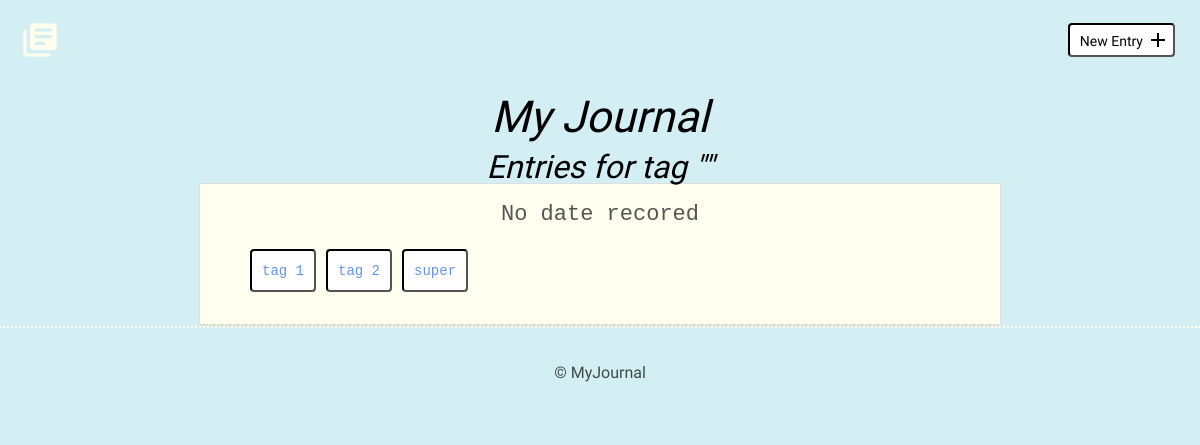
The page /tagEntries.php on the database as committed earlier.
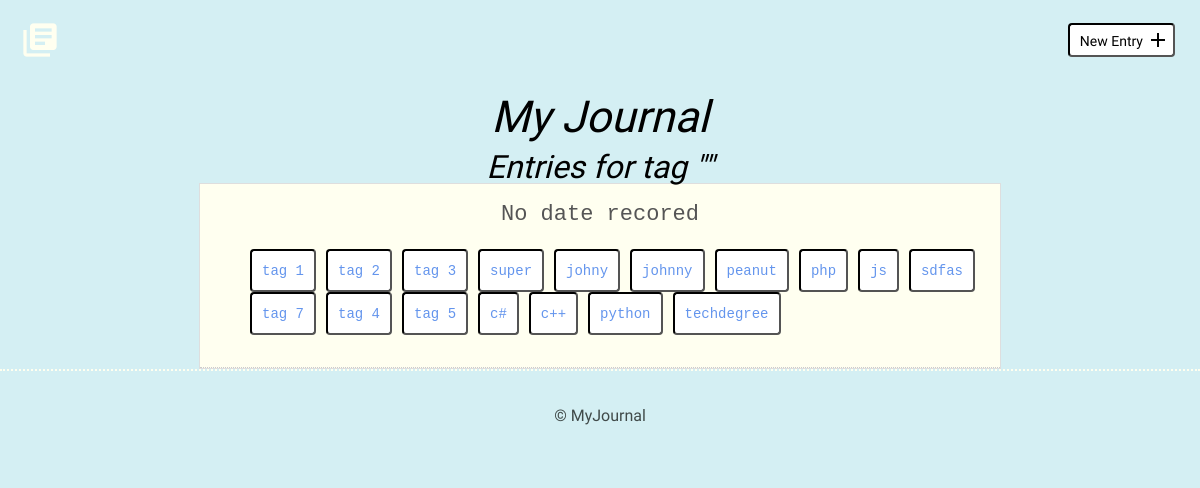
The same page on the database as committed later.
### tables this page shows
CREATE TABLE "tags" (
	"id"	INTEGER PRIMARY KEY AUTOINCREMENT UNIQUE,
	"name"	TEXT,
	"entries"	BLOB
);

### inc/Class_SqliteCommunicator.php (called while the page is built, shortened)
<?php
class Class_SqliteCommunicator
{
    private $pdo;
    private $dsn = NULL;
    private $dbUser = NULL;
    private $dbPass = NULL;
    public function __construct($dbUser = NULL, $dbPass = NULL)
    {
        $this->dbUser = $dbUser;
        $this->dbPass = $dbPass;
    }
    public function setPdoConnection(){
        try {
            if ($this->pdo === NULL) {
                if ($this->dbUser === NULL && $this->dbPass === NULL) {
                    $this->pdo = new PDO("sqlite:".$this->dsn);
                    $this->pdo->setAttribute(PDO::ATTR_ERRMODE,PDO::ERRMODE_EXCEPTION);
                    $this->pdo->exec( 'PRAGMA foreign_keys = ON;' );
                }
                else{
                    $this->pdo = new PDO($this->dsn, $this->dbUser, $this->dbPass);
                    $this->pdo->setAttribute(PDO::ATTR_ERRMODE,PDO::ERRMODE_EXCEPTION);
                    $this->pdo->exec( 'PRAGMA foreign_keys = ON;' );
                }
            }
        }
        catch (PDOException $e){
            echo "Unable to connect, please contact the administrator.";
            exit;
        }
    }
    public function setDsn($dsn)
    {
        $this->dsn = $dsn;
    }
    public function prepareAndExecuteStatement( $sql, $args){
        try {
            if ($this->pdo !== NULL):
                $prepared = $this->pdo->prepare($sql);
            else:
                $this->setPdoConnection();
                $prepared = $this->pdo->prepare($sql);
            endif;
        }
        catch (PDOException $e){
            echo $e->getMessage();
        }
        return [$prepared->execute($args), $prepared];
    }
    public function getAssocRowById($id, $table)
    {
        $sql = "SELECT * FROM $table WHERE id = ?";
        $pdoSObj = $this->prepareAndExecuteStatement($sql, [$id]);
        $data = $pdoSObj[1]->fetch(PDO::FETCH_ASSOC);
        return $data;
    }
}

### inc/Class_JournalCommunicator.php (called while the page is built, shortened)
<?php
class Class_JournalCommunicator extends Class_SqliteCommunicator
{
    public function getTagsForEntry( $entryID )
    {
        $pdoSObj = $this->prepareAndExecuteStatement("SELECT * FROM tags WHERE entries LIKE ?", ['%'.$entryID.'%']);
        return $pdoSObj[1]->fetchAll(PDO::FETCH_ASSOC);
    }
}

### tagEntries.php (the view, shortened to what this page needs)
<?php
include('header.php');
$entryIDs = explode(',', $tag['entries']);
foreach ($entryIDs as $entryID ) {
    $row = $sqlCom->getAssocRowById( $entryID, 'entries' );
    ?>
    <article>
        <time datetime="<?php echo $row['date'] ?>"><?php if ( ! empty ($row['date']) ) : echo convertDateTime($row['date']); else: echo 'No date recored'; endif; ?></time>
        <ul class="tags">
            <?php
            $tags = $sqlCom->getTagsForEntry($row['id']);
            if (count($tags) >= 1 && $tags[0] != FALSE):
                foreach ($tags as $tag) {
                    echo '<li><a class="button" href="./tagEntries.php?tagID=' . $tag['id'] . '">' . $tag['name'] . '</a></li>';
                }
            else:
                echo '<li>No tags recorded.</li>';
            endif;
            ?>
        </ul>
    </article>
<?php
} ?>
</div>
        </div>
    </section>
<?php
include('footer.php');

Rows that differ between the two databases and show on the page:
now on this page (row edited): tags: name "tag 3"
now on this page (row edited): tags: name "johny"
now on this page (row edited): tags: name "johnny"
now on this page (row edited): tags: name "peanut"
now on this page (row edited): tags: name "php"
now on this page (row edited): tags: name "js"
now on this page (row edited): tags: name "sdfas"
now on this page (row edited): tags: name "tag 7"
now on this page (row edited): tags: name "tag 4"
now on this page (row edited): tags: name "tag 5"
now on this page (row edited): tags: name "c#"
now on this page (row edited): tags: name "c++"
now on this page (row edited): tags: name "python"
added tags: name "techdegree"
